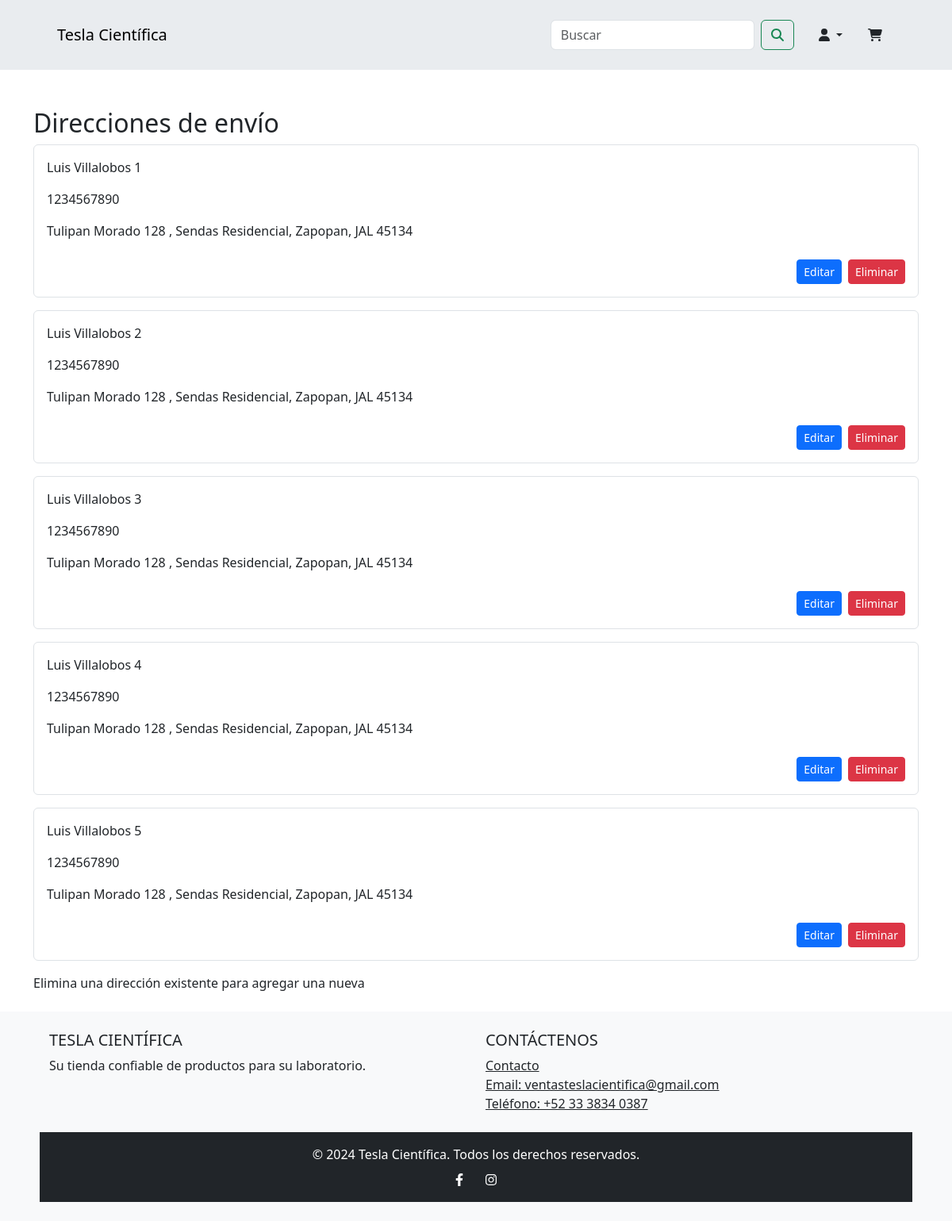
The page /addresses (signed in) on the database its author committed.
### app/models.py (models this page shows, shortened)
class ShippingAddress(db.Model):
    id = db.Column(db.Integer, primary_key=True)
    client_id = db.Column(db.Integer, db.ForeignKey("client.id"), nullable=False)
    nombre = db.Column(db.String(100), nullable=False)
    apellidos = db.Column(db.String(100), nullable=False)
    celular = db.Column(db.String(10), nullable=False)
    empresa = db.Column(db.String(100))
    calle = db.Column(db.String(100), nullable=False)
    numero = db.Column(db.String(10), nullable=False)
    num_int = db.Column(db.String(10))
    referencias = db.Column(db.String(255))
    colonia = db.Column(db.String(100), nullable=False)
    cp = db.Column(db.String(5), nullable=False)
    ciudad = db.Column(db.String(100), nullable=False)
    estado = db.Column(db.String(100), nullable=False)
    is_deleted = db.Column(db.Boolean, default=False, server_default="0")

### app/routes.py (the view, shortened to what this page needs)
@main.route("/addresses", methods=["GET", "POST"])
@login_required
def addresses():
    saved_addresses = ShippingAddress.query.filter_by(
        client_id=current_user.id, is_deleted=False
    ).all()
    form = ShippingAddressForm()
    return render_template("addresses.html", form=form, saved_addresses=saved_addresses)

### app/models.py (called while the page is built)
@login_manager.user_loader
def load_user(user_id):
    return Client.query.get(int(user_id))

### app/templates/addresses.html (shortened to what this page needs)
{% include "header.html" %} {% block content %}
<div class="container mt-5">
  <h2 class="mt-3">Direcciones de envío</h2>
  <form method="POST" action="{{ url_for('main.addresses') }}">
    <div class="saved-addresses mb-3">
      {% for address in saved_addresses %}
      <div class="address-item p-3 mb-3 border rounded">
        <label class="form-check-label">
          <p>{{ address.nombre }} {{ address.apellidos }}</p>
          <p>{{ address.celular }}</p>
          <p>
            {{ address.calle }} {{ address.numero }} {{ address.num_int }}, {{
            address.colonia }}, {{ address.ciudad }}, {{ address.estado }} {{
            address.cp }}
          </p>
        </label>
        <div class="d-flex justify-content-end mt-2">
          <a
            href="{{ url_for('main.edit_address', id=address.id, next=request.path) }}"
            class="btn btn-primary btn-sm me-2"
            >Editar</a
          >
          <a
            href="{{ url_for('main.delete_address', id=address.id, next=request.path) }}"
            class="btn btn-danger btn-sm"
            >Eliminar</a
          >
        </div>
      </div>
      {% endfor %}
    </div>
    {% if saved_addresses|length < 5 %} {% if saved_addresses|length == 0 %}
    <div id="new-shipping-address" class="show">
      <div class="form-group">
        {{ form.nombre.label(class="form-label") }} {{
        form.nombre(class="form-control", id="nombre") }}
      </div>
      <div class="form-group mt-3">
        {{ form.apellidos.label(class="form-label") }} {{
        form.apellidos(class="form-control", id="apellidos") }}
      </div>
      <div class="form-group mt-3">
        {{ form.celular.label(class="form-label") }} {{
        form.celular(class="form-control", id="celular") }}
      </div>
      <div class="form-group mt-3">
        {{ form.empresa.label(class="form-label") }} {{
        form.empresa(class="form-control", id="empresa") }}
      </div>
      <div class="form-group mt-3">
        {{ form.calle.label(class="form-label") }} {{
        form.calle(class="form-control", id="calle") }}
      </div>
      <div class="form-group mt-3">
        {{ form.numero.label(class="form-label") }} {{
        form.numero(class="form-control", id="numero") }}
      </div>
      <div class="form-group mt-3">
        {{ form.num_int.label(class="form-label") }} {{
        form.num_int(class="form-control", id="num_int") }}
      </div>
      <div class="form-group mt-3">
        {{ form.referencias.label(class="form-label") }} {{
        form.referencias(class="form-control", id="referencias") }}
      </div>
      <div class="form-group mt-3">
        {{ form.colonia.label(class="form-label") }} {{
        form.colonia(class="form-control", id="colonia") }}
      </div>
      <div class="form-group mt-3">
        {{ form.cp.label(class="form-label") }} {{ form.cp(class="form-control",
        id="cp") }}
      </div>
      <div class="form-group mt-3">
        {{ form.ciudad.label(class="form-label") }} {{
        form.ciudad(class="form-control", id="ciudad") }}
      </div>
      <div class="form-group mt-3">
        {{ form.estado.label(class="form-label") }} {{
        form.estado(class="form-control", id="estado") }}
      </div>
      <div class="form-group mt-4">
        {{ form.submit(class="btn btn-primary", type="submit") }}
      </div>
    </div>
    {% else %}
    <div class="form-check mb-3">
      <button
        id="add_new_shipping"
        class="btn btn-success"
        data-bs-toggle="collapse"
        data-bs-target="#new-shipping-address"
        aria-expanded="false"
        aria-controls="new-shipping-address"
      >
        Agregar nueva
      </button>
    </div>
    <div id="new-shipping-address" class="collapse">
      <div class="form-group">
        {{ form.nombre.label(class="form-label") }} {{
        form.nombre(class="form-control", id="nombre") }}
      </div>
      <div class="form-group mt-3">
        {{ form.apellidos.label(class="form-label") }} {{
        form.apellidos(class="form-control", id="apellidos") }}
      </div>
      <div class="form-group mt-3">
        {{ form.celular.label(class="form-label") }} {{
        form.celular(class="form-control", id="celular") }}
      </div>
      <div class="form-group mt-3">
        {{ form.empresa.label(class="form-label") }} {{
        form.empresa(class="form-control", id="empresa") }}
      </div>
      <div class="form-group mt-3">
        {{ form.calle.label(class="form-label") }} {{
        form.calle(class="form-control", id="calle") }}
      </div>
      <div class="form-group mt-3">
        {{ form.numero.label(class="form-label") }} {{
        form.numero(class="form-control", id="numero") }}
      </div>
      <div class="form-group mt-3">
        {{ form.num_int.label(class="form-label") }} {{
        form.num_int(class="form-control", id="num_int") }}
      </div>
      <div class="form-group mt-3">
        {{ form.referencias.label(class="form-label") }} {{
        form.referencias(class="form-control", id="referencias") }}
      </div>
      <div class="form-group mt-3">
        {{ form.colonia.label(class="form-label") }} {{
        form.colonia(class="form-control", id="colonia") }}
      </div>
      <div class="form-group mt-3">
        {{ form.cp.label(class="form-label") }} {{ form.cp(class="form-control",
        id="cp") }}
      </div>
      <div class="form-group mt-3">
        {{ form.ciudad.label(class="form-label") }} {{
        form.ciudad(class="form-control", id="ciudad") }}
      </div>
      <div class="form-group mt-3">
        {{ form.estado.label(class="form-label") }} {{
        form.estado(class="form-control", id="estado") }}
      </div>
      <div class="form-group mt-4">
        {{ form.submit(class="btn btn-primary", type="submit") }}
      </div>
    </div>
    {% endif %} {% else %}
    <label class="form-check-label"
      >Elimina una dirección existente para agregar una nueva</label
    >
    {% endif %}
  </form>
</div>
{% endblock %} {% include "footer.html" %}

### app/static/css/styles.css (style rules this page uses)
.btn-primary { background-color: #007bff; border-color: #007bff; color: white; }

### rows shown on the page
ShippingAddress: nombre "Luis", apellidos "Villalobos 1", celular "1234567890", calle "Tulipan Morado", numero "128", colonia "Sendas Residencial", ciudad "Zapopan", estado "JAL", cp "45134"
ShippingAddress: nombre "Luis", apellidos "Villalobos 2", celular "1234567890", calle "Tulipan Morado", numero "128", colonia "Sendas Residencial", ciudad "Zapopan", estado "JAL", cp "45134"
ShippingAddress: nombre "Luis", apellidos "Villalobos 3", celular "1234567890", calle "Tulipan Morado", numero "128", colonia "Sendas Residencial", ciudad "Zapopan", estado "JAL", cp "45134"
ShippingAddress: nombre "Luis", apellidos "Villalobos 4", celular "1234567890", calle "Tulipan Morado", numero "128", colonia "Sendas Residencial", ciudad "Zapopan", estado "JAL", cp "45134"
ShippingAddress: nombre "Luis", apellidos "Villalobos 5", celular "1234567890", calle "Tulipan Morado", numero "128", colonia "Sendas Residencial", ciudad "Zapopan", estado "JAL", cp "45134"
